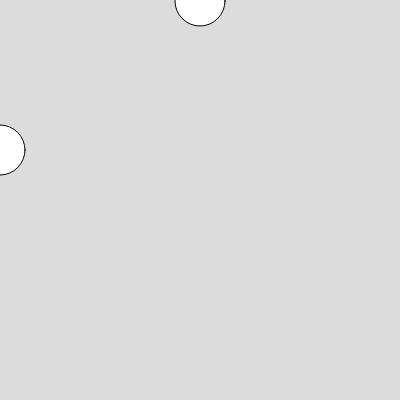
Frame 1 (no input)
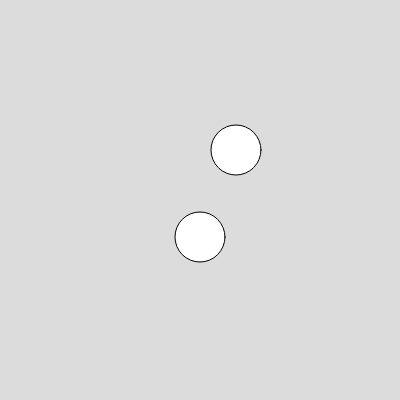
Frame 60 (no input)
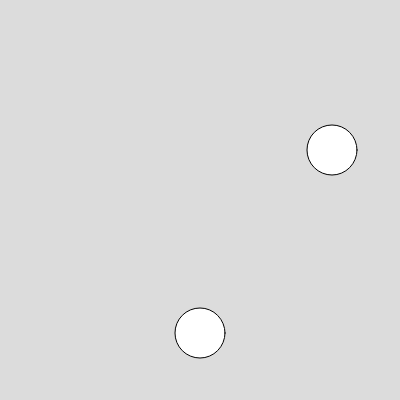
Frame 120 (the mouse pressed at the canvas centre since frame 60)

The p5.js sketch that drew these frames (run headless with seeded random() and noise() and a simulated clock; from frame 60 on, the mouse is pressed at the canvas centre):

// p5.js sketch
// ── sketch.js
var x;
var y;
function setup() {
  createCanvas(400, 400);
  x = 0
  speed = 4
  y = 1
}

function draw() {
  background(220);
  
  ellipse(width/2, y, 50, 50);
  y += speed
  
  ellipse(x, 150, 50, 50);
  x += speed
  
  if (x > width || x < 0){
    speed *= -1
  }
  

}
